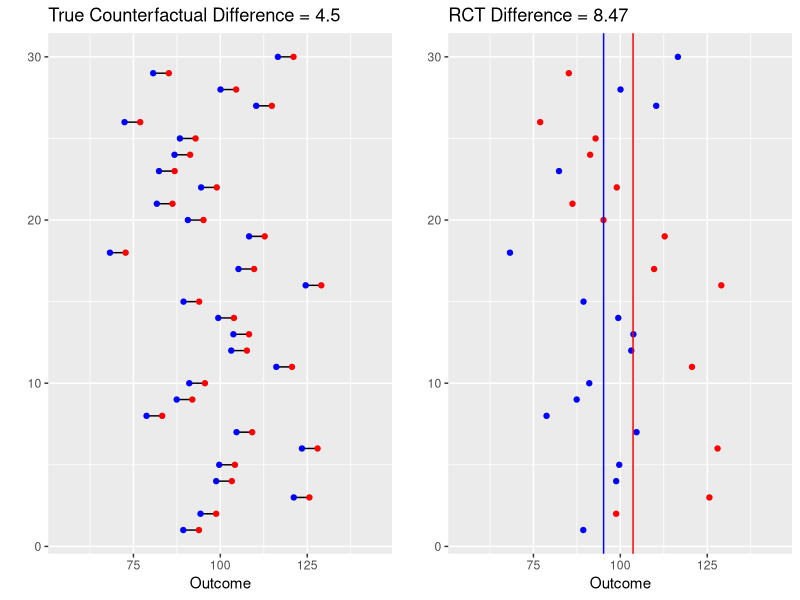
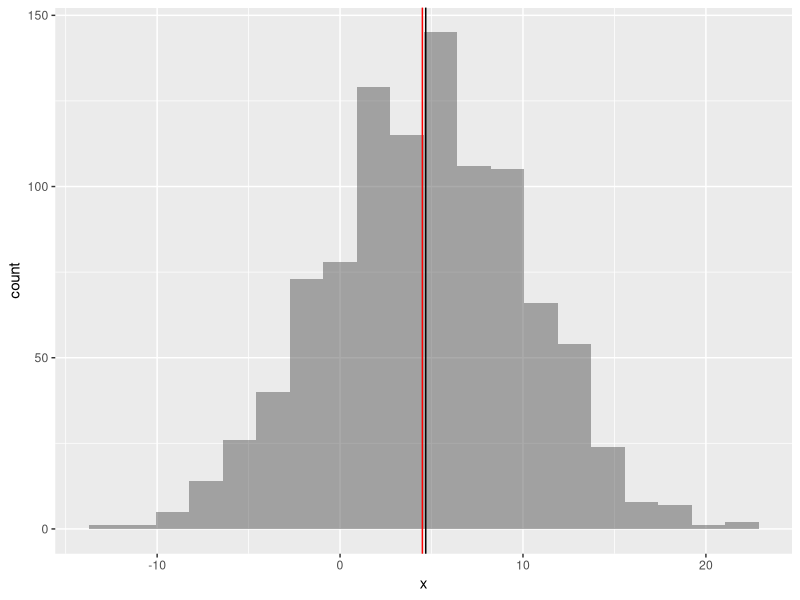

The R source for these figures, in order: (Note: this script raises an error after producing the figures.)
# See https://www.scto.ch/dam/jcr:3803aee5-506c-4a20-91a9-63b5b772877b/SCTO_Symposium17_10_Senn.pdf
# for inspiration

library(ggplot2)
library(psych)
library(gridExtra)
# devtools::install_github("thomasp85/patchwork")
# library(patchwork)
library(purrr)
library(dplyr)

pop.mean <- 100
pop.sd <- 15
pop.es <- .3

n <- 30

set.seed(123)
thedata <- data.frame(
	id = 1:30,
	center = rnorm(n, mean = pop.mean, sd = pop.sd),
	stringsAsFactors = FALSE
)
val <- pop.sd * pop.es / 2
thedata$placebo <- thedata$center - val
thedata$treatment <- thedata$center + val
thedata$diff <- thedata$treatment - thedata$placebo
thedata$RCT_Assignment <- sample(c('placebo', 'treatment'), n, replace = TRUE)
thedata$RCT_Value <- as.numeric(apply(thedata, 1, 
					FUN = function(x) { return(x[x['RCT_Assignment']]) }))
tab.out <- describeBy(thedata$RCT_Value, group = thedata$RCT_Assignment, mat = TRUE, skew = FALSE)

p1 <- ggplot(thedata) + 
	geom_segment(aes(x = placebo, xend = treatment, y = id, yend = id)) +
	geom_point(aes(x = placebo, y = id), color = 'blue') +
	geom_point(aes(x = treatment, y = id), color = 'red') +
	ylab('') + xlab('Outcome') +
	xlim(pop.mean - 3 * pop.sd, pop.mean + 3 * pop.sd) +
	ggtitle(paste0('True Counterfactual Difference = ', mean(thedata$diff)))
p2 <- ggplot(thedata, aes(x = RCT_Value, color = RCT_Assignment, y = id)) +
	geom_point() +
	scale_color_manual(values = c('placebo' = 'blue', 'treatment' = 'red')) +
	theme(legend.position = 'none') +
	geom_vline(data = tab.out, aes(xintercept = mean, color = group1)) +
	ylab('') + xlab('Outcome') +
	xlim(pop.mean - 3 * pop.sd, pop.mean + 3 * pop.sd) +
	ggtitle(paste0('RCT Difference = ', round(diff(tab.out$mean), digits = 2)))
grid.arrange(p1, p2, nrow = 1)

sim.diff <- numeric(1000)
for(i in seq_along(sim.diff)) {
	treats <- sample(c(T,F), n, replace = TRUE)
	sim.diff[i] <- mean(thedata[treats,]$treatment) - mean(thedata[!treats,]$placebo)
}
ggplot(data.frame(x = sim.diff), aes(x = x)) + 
	geom_histogram(alpha = 0.5, bins = 20) +
	geom_vline(xintercept = mean(thedata$diff), color = 'red') +
	geom_vline(xintercept = mean(sim.diff))

################################################################################

set.seed(123)

generateRCTDataFrame <- function(...) {
	group.diff <- pop.sd / 4
	thedata2 <- data.frame(
		id = 1:30,
		# center = rnorm(n, mean = pop.mean, sd = pop.sd),
		stringsAsFactors = FALSE
	)
	thedata2$group <- NA
	rows <- sample(1:nrow(thedata2), nrow(thedata2) / 2)
	thedata2[rows,]$group <- 'A'
	thedata2[-rows,]$group <- 'B'
	thedata2$center <- NA
	thedata2[rows,]$center <- rnorm(length(rows), 
									mean = pop.mean + group.diff,
									sd = pop.sd)
	thedata2[-rows,]$center <- rnorm(length(rows), 
									mean = pop.mean - group.diff,
									sd = pop.sd)
	val <- pop.sd * pop.es / 2
	thedata2$placebo <- thedata2$center - val
	thedata2$treatment <- thedata2$center + val
	thedata2$diff <- thedata2$treatment - thedata2$placebo
	thedata2$RCT_Assignment <- sample(c('placebo', 'treatment'), n, replace = TRUE)
	thedata2$RCT_Value <- as.numeric(apply(thedata2, 1, 
						FUN = function(x) { return(x[x['RCT_Assignment']]) }))
	return(thedata2)
}


tab.out <- describeBy(thedata2$RCT_Value,
					  group = thedata2$RCT_Assignment, mat = TRUE, skew = FALSE)
tab.out$group <- 'both'
tab.out2 <- describeBy(thedata2$RCT_Value, 
					  group = list(thedata2$RCT_Assignment, thedata2$group), 
					  mat = TRUE, skew = FALSE)
names(tab.out2)[3] <- 'group'
# tab.out2 <- rbind(tab.out[,c('group1','group','mean')],
# 				  tab.out2[,c('group1','group','mean')])

ggplot(thedata2, aes(x = center, color = group)) +
	geom_density()

blocked.es <- (tab.out2[2,]$mean - tab.out2[1,]$mean + tab.out2[4,]$mean - tab.out2[3,]$mean) / 2

p1 <- ggplot(thedata2, aes(shape = group)) + 
	geom_segment(aes(x = placebo, xend = treatment, y = id, yend = id)) +
	geom_point(aes(x = placebo, y = id), color = 'blue') +
	geom_point(aes(x = treatment, y = id), color = 'red') +
	ylab('') + xlab('Outcome') +
	xlim(pop.mean - 4 * pop.sd, pop.mean + 4 * pop.sd) +
	theme(legend.position = 'none') +
	ggtitle(paste0('True Counterfactual Difference = ', mean(thedata$diff), '\n'))
p2 <- ggplot(thedata2, aes(x = RCT_Value, color = RCT_Assignment, y = id, shape = group)) +
	geom_point() +
	scale_color_manual(values = c('placebo' = 'blue', 'treatment' = 'red')) +
	theme(legend.position = 'none') +
	geom_vline(data = tab.out2, aes(xintercept = mean, color = group1, linetype = group)) +
	ylab('') + xlab('Outcome') +
	xlim(pop.mean - 4 * pop.sd, pop.mean + 4 * pop.sd) +
	ggtitle(paste0('RCT Difference = ', round(diff(tab.out$mean), digits = 2),
				   '\n(blocked difference = ', round(blocked.es, digits = 2), ')'))
grid.arrange(p1, p2, nrow = 1)


sim.df <- data.frame(id = 1:5, stringsAsFactors = FALSE)
sim.df$df <- lapply(1:nrow(sim.df), generateRCTDataFrame)

sim.df %>% mutate(df = generateRCTDataFrame)
